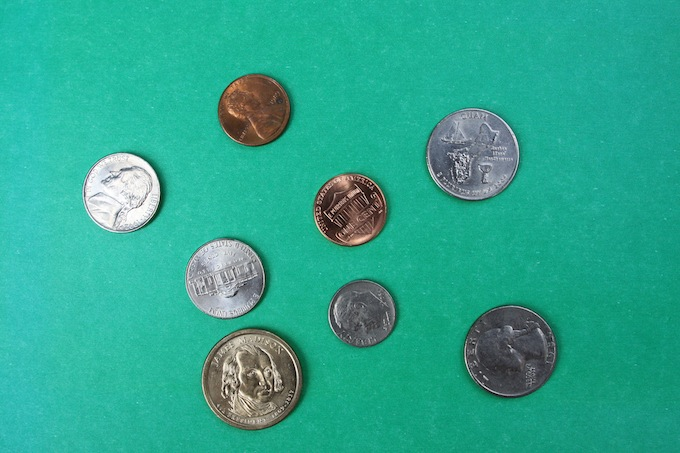
#> input picture TestImages/Coins1.jpg, 680 x 453 px
$ python 1milestone1.py
#> lines starting #> are read from the running program, lines starting #| are printed output that depends on the picture
import cv2

img1 = cv2.imread("../TestImages/Coins1.jpg")
#> img1 is the input picture: shape (453, 680, 3); mean B, G, R 143.4, 166.8, 44.8
cv2.imshow("Image One", img1)
cv2.waitKey(0)

img2 = cv2.imread("../TestImages/Coins2.jpg")
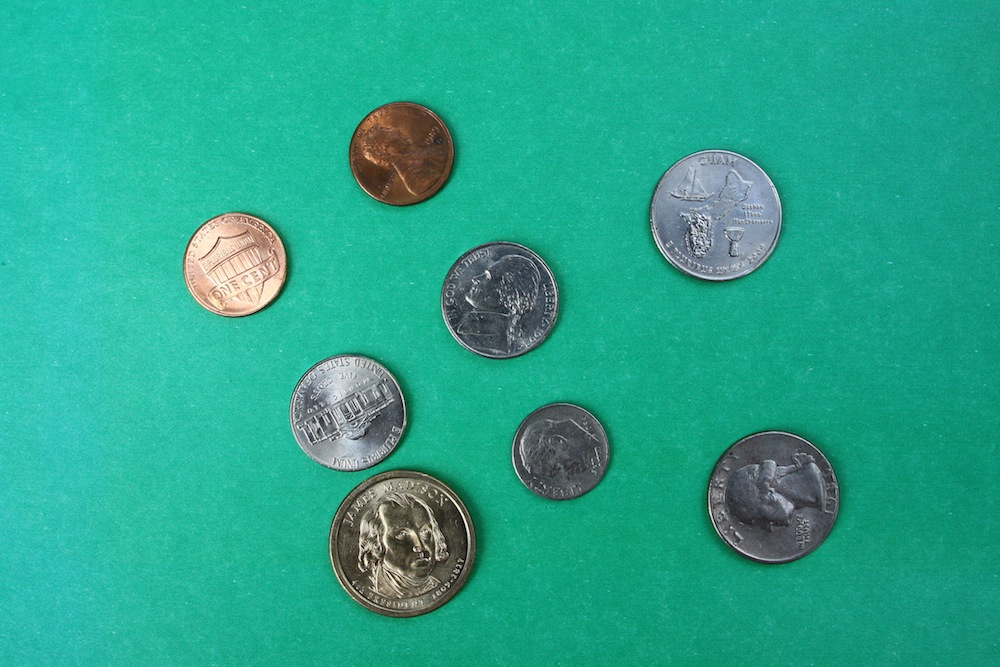
#> input picture TestImages/Coins2.jpg, 1000 x 667 px
#> img2 is the input picture: shape (667, 1000, 3); mean B, G, R 140.5, 165.1, 40.2
cv2.imshow("Image One", img2)
cv2.waitKey(0)

img3 = cv2.imread("../TestImages/Pioneer0005.jpg")
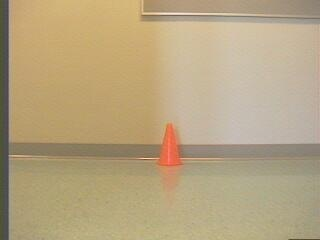
#> input picture TestImages/Pioneer0005.jpg, 320 x 240 px
#> img3 is the input picture: shape (240, 320, 3); mean B, G, R 128.5, 164.3, 182.6
cv2.imshow("Image One", img3)
cv2.waitKey(0)

img4 = cv2.imread("../TestImages/Pioneer0012.jpg")
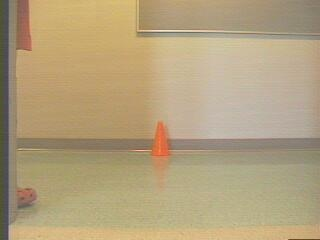
#> input picture TestImages/Pioneer0012.jpg, 320 x 240 px
#> img4 is the input picture: shape (240, 320, 3); mean B, G, R 125.1, 161, 179.3
cv2.imshow("Image One", img4)
cv2.waitKey(0)


# [10 lines of commented-out code are left out]

cv2.destroyAllWindows()
